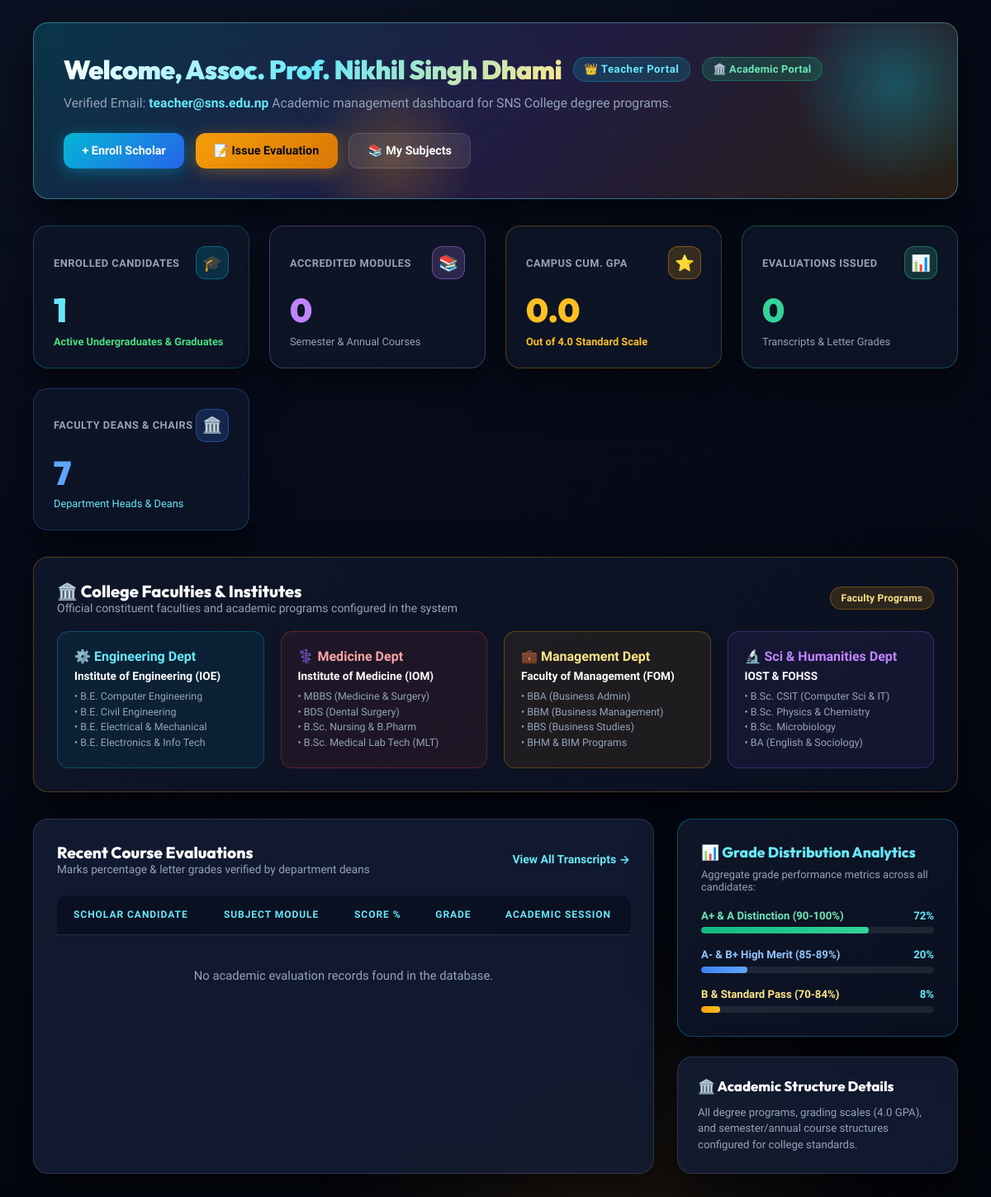
The page /dashboard (signed in, lower part) on the database as committed earlier.
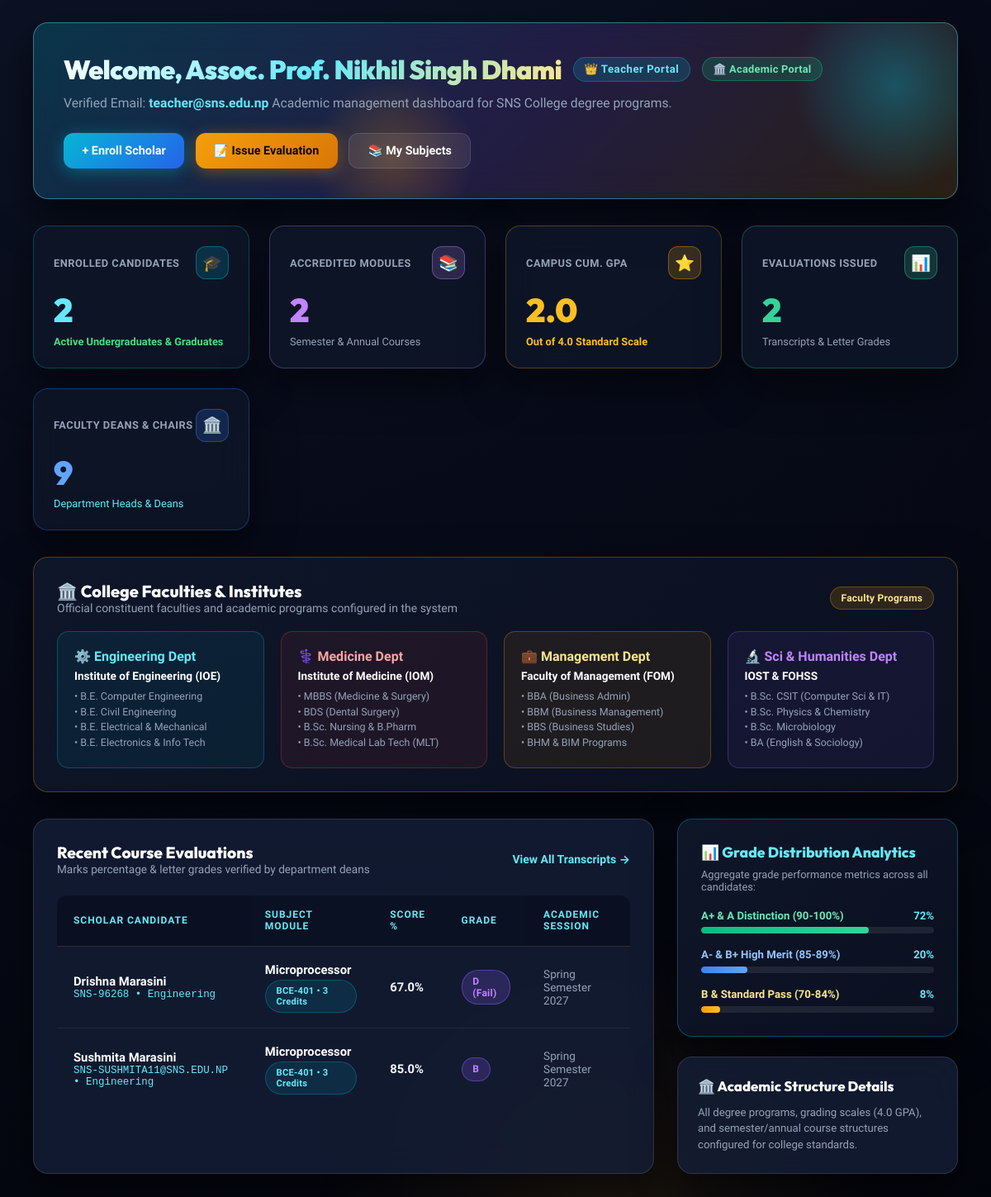
The same page on the database as committed later.
### models.py (models this page shows)
class Grade(db.Model):
    __tablename__ = 'grades'
    id = db.Column(db.Integer, primary_key=True)
    student_id = db.Column(db.Integer, db.ForeignKey('students.id'), nullable=False)
    subject_id = db.Column(db.Integer, db.ForeignKey('subjects.id'), nullable=False)
    score = db.Column(db.Float, nullable=False)
    letter_grade = db.Column(db.String(2))
    term = db.Column(db.String(20), default='Fall 2026')
    created_at = db.Column(db.DateTime, default=datetime.utcnow)
    @staticmethod
    def calculate_letter_grade(score):
        if score >= 97: return 'A+', 4.0
        elif score >= 93: return 'A', 4.0
        elif score >= 90: return 'A-', 3.7
        elif score >= 87: return 'B+', 3.3
        elif score >= 83: return 'B', 3.0
        elif score >= 80: return 'B-', 2.7
        elif score >= 77: return 'C+', 2.3
        elif score >= 73: return 'C', 2.0
        elif score >= 70: return 'C-', 1.7
        elif score >= 60: return 'D', 1.0
        else: return 'F', 0.0
    @property
    def display_letter_grade(self):
        if self.letter_grade == 'D':
            return 'D (Fail)'
        return self.letter_grade
    @property
    def gpa_points(self):
        _, points = self.calculate_letter_grade(self.score)
        return points

class Student(db.Model):
    __tablename__ = 'students'
    id = db.Column(db.Integer, primary_key=True)
    student_code = db.Column(db.String(20), unique=True, nullable=False)
    first_name = db.Column(db.String(50), nullable=False)
    last_name = db.Column(db.String(50), nullable=False)
    email = db.Column(db.String(100), unique=True, nullable=False)
    grade_level = db.Column(db.String(50), nullable=False)
    department = db.Column(db.String(80), default='Engineering')
    faculty = db.Column(db.String(80), default='General')
    academic_period = db.Column(db.String(40), default='Semester 1')
    status = db.Column(db.String(20), default='Undergraduated')
    created_at = db.Column(db.DateTime, default=datetime.utcnow)
    grades = db.relationship('Grade', backref='student', lazy=True, cascade='all, delete-orphan')
    @property
    def full_name(self):
        return f"{self.first_name} {self.last_name}"
    @property
    def gpa(self):
        if not self.grades:
            return 0.0
        total_points = sum(g.gpa_points for g in self.grades)
        return round(total_points / len(self.grades), 2)

class Subject(db.Model):
    __tablename__ = 'subjects'
    id = db.Column(db.Integer, primary_key=True)
    code = db.Column(db.String(20), unique=True, nullable=False)
    name = db.Column(db.String(100), nullable=False)
    department = db.Column(db.String(80), default='Engineering')
    academic_period = db.Column(db.String(40), default='Semester 1')
    faculty = db.Column(db.String(80), default='General')
    level = db.Column(db.String(20), default='Bachelor')
    credits = db.Column(db.Integer, default=3)
    assigned_teacher_id = db.Column(db.Integer, db.ForeignKey('users.id'), nullable=True)
    grades = db.relationship('Grade', backref='subject', lazy=True)
    assigned_teacher = db.relationship('User', backref='assigned_subjects', foreign_keys=[assigned_teacher_id])

### app.py (the view, shortened to what this page needs)
@app.route('/dashboard')
@login_required
def dashboard():
    dept_registrations = []
    if g.user.role == 'Department':
        dept = g.user.department
        students = Student.query.filter_by(department=dept).all()
        total_students = len(students)
        total_subjects = Subject.query.filter_by(department=dept).count()
        total_grades = Grade.query.join(Student).filter(Student.department == dept).count()
        total_users = User.query.filter_by(department=dept).count()
        avg_gpa = round(sum(s.gpa for s in students) / max(len(students), 1), 2)
        recent_grades = Grade.query.join(Student).filter(Student.department == dept).order_by(Grade.created_at.desc()).limit(5).all()
        dept_registrations = Student.query.filter_by(department=dept).order_by(Student.created_at.desc()).limit(5).all()
        student_profile = None
        student_grade_count = 0
    else:
        total_students = Student.query.count()
        total_subjects = Subject.query.count()
        total_grades = Grade.query.count()
        total_users = User.query.count()
        students = Student.query.all()
        avg_gpa = round(sum(s.gpa for s in students) / max(len(students), 1), 2)
        recent_grades = Grade.query.order_by(Grade.created_at.desc()).limit(5).all()
        student_profile = None
        student_grade_count = 0
    return render_template(
        'dashboard.html',
        total_students=total_students,
        total_subjects=total_subjects,
        total_grades=total_grades,
        total_users=total_users,
        avg_gpa=avg_gpa,
        recent_grades=recent_grades,
        dept_registrations=dept_registrations,
        student_profile=student_profile,
        student_grade_count=student_grade_count
    )

### app.py (called while the page is built)
@app.before_request
def load_logged_in_user():
    user_id = session.get('user_id')
    if user_id is None:
        g.user = None
    else:
        g.user = User.query.get(user_id)

@app.context_processor
def inject_user():
    return dict(current_user=getattr(g, 'user', None), can_manage_grade=user_can_manage_grade, csrf_token=generate_csrf)

def login_required(f):
    @wraps(f)
    def decorated_function(*args, **kwargs):
        if g.user is None:
            flash('Please log in to access this page.', 'warning')
            return redirect(url_for('login', next=request.url))
        return f(*args, **kwargs)
    return decorated_function

### templates/dashboard.html (shortened to what the changed rows need)
{% extends 'base.html' %}
{% block content %}
<div class="card"
    style="background: linear-gradient(135deg, rgba(6, 182, 212, 0.22), rgba(139, 92, 246, 0.18), rgba(245, 158, 11, 0.15)); border: 1px solid rgba(103, 232, 249, 0.4); padding: 2.25rem; margin-bottom: 2rem; position: relative; overflow: hidden; box-shadow: 0 20px 50px rgba(0, 0, 0, 0.6);">
    <div
        style="display: flex; justify-content: space-between; align-items: center; flex-wrap: wrap; gap: 1.5rem; position: relative; z-index: 2;">
        <div>
            <div style="display: flex; align-items: center; gap: 0.85rem; margin-bottom: 0.5rem; flex-wrap: wrap;">
                <h1 class="page-title"
                    style="margin-bottom: 0; font-size: 2rem; font-weight: 900; background: linear-gradient(135deg, #ffffff 0%, #67e8f9 50%, #fde68a 100%); background-clip: text; -webkit-background-clip: text; -webkit-text-fill-color: transparent;">
                    Welcome, {{ current_user.full_name }}
                </h1>
            </div>
        </div>
    </div>
</div>
<div
    style="display: grid; grid-template-columns: repeat(auto-fit, minmax(210px, 1fr)); gap: 1.5rem; margin-bottom: 2rem;">
    <div class="card card-hover"
        style="margin: 0; padding: 1.5rem; border: 1px solid rgba(6, 182, 212, 0.3); background: rgba(15, 23, 42, 0.75);">
        <div style="display: flex; justify-content: space-between; align-items: center;">
            <span
                style="color: var(--text-muted); font-size: 0.8rem; font-weight: 800; text-transform: uppercase; letter-spacing: 0.5px;">Enrolled
                Candidates</span>
            <div
                style="width: 40px; height: 40px; border-radius: 12px; background: rgba(6, 182, 212, 0.18); border: 1px solid rgba(6, 182, 212, 0.4); display: flex; align-items: center; justify-content: center; color: var(--accent-cyan-light); font-size: 1.2rem;">
            </div>
        </div>
        <div
            style="font-size: 2.5rem; font-weight: 900; margin-top: 0.75rem; color: var(--accent-cyan-light); font-family: 'Outfit', sans-serif;">
            {{ total_students }}</div>
        <div style="font-size: 0.8rem; color: #4ade80; margin-top: 0.35rem; font-weight: 600;">Active Undergraduates &
            Graduates</div>
    </div>
    <div class="card card-hover"
        style="margin: 0; padding: 1.5rem; border: 1px solid rgba(192, 132, 252, 0.3); background: rgba(15, 23, 42, 0.75);">
        <div style="display: flex; justify-content: space-between; align-items: center;">
            <span
                style="color: var(--text-muted); font-size: 0.8rem; font-weight: 800; text-transform: uppercase; letter-spacing: 0.5px;">Accredited
                Modules</span>
            <div
                style="width: 40px; height: 40px; border-radius: 12px; background: rgba(192, 132, 252, 0.18); border: 1px solid rgba(192, 132, 252, 0.4); display: flex; align-items: center; justify-content: center; color: #c084fc; font-size: 1.2rem;">
            </div>
        </div>
        <div
            style="font-size: 2.5rem; font-weight: 900; margin-top: 0.75rem; color: #c084fc; font-family: 'Outfit', sans-serif;">
            {{ total_subjects }}</div>
        <div style="font-size: 0.8rem; color: var(--text-muted); margin-top: 0.35rem;">Semester & Annual Courses</div>
    </div>
    <div class="card card-hover"
        style="margin: 0; padding: 1.5rem; border: 1px solid rgba(245, 158, 11, 0.3); background: rgba(15, 23, 42, 0.75);">
        <div style="display: flex; justify-content: space-between; align-items: center;">
            <span
                style="color: var(--text-muted); font-size: 0.8rem; font-weight: 800; text-transform: uppercase; letter-spacing: 0.5px;">Campus
                Cum. GPA</span>
            <div
                style="width: 40px; height: 40px; border-radius: 12px; background: rgba(245, 158, 11, 0.18); border: 1px solid rgba(245, 158, 11, 0.4); display: flex; align-items: center; justify-content: center; color: var(--accent-gold); font-size: 1.2rem;">
            </div>
        </div>
        <div
            style="font-size: 2.5rem; font-weight: 900; margin-top: 0.75rem; color: var(--accent-gold-light); font-family: 'Outfit', sans-serif;">
            {{ avg_gpa }}</div>
        <div style="font-size: 0.8rem; color: #fbbf24; margin-top: 0.35rem; font-weight: 600;">Out of 4.0 Standard Scale
        </div>
    </div>
    <div class="card card-hover"
        style="margin: 0; padding: 1.5rem; border: 1px solid rgba(52, 211, 153, 0.3); background: rgba(15, 23, 42, 0.75);">
        <div style="display: flex; justify-content: space-between; align-items: center;">
            <span
                style="color: var(--text-muted); font-size: 0.8rem; font-weight: 800; text-transform: uppercase; letter-spacing: 0.5px;">Evaluations
                Issued</span>
            <div
                style="width: 40px; height: 40px; border-radius: 12px; background: rgba(52, 211, 153, 0.18); border: 1px solid rgba(52, 211, 153, 0.4); display: flex; align-items: center; justify-content: center; color: #34d399; font-size: 1.2rem;">
            </div>
        </div>
        <div
            style="font-size: 2.5rem; font-weight: 900; margin-top: 0.75rem; color: #34d399; font-family: 'Outfit', sans-serif;">
            {{ total_grades }}</div>
        <div style="font-size: 0.8rem; color: var(--text-muted); margin-top: 0.35rem;">Transcripts & Letter Grades</div>
    </div>
    <div class="card card-hover"
        style="margin: 0; padding: 1.5rem; border: 1px solid rgba(59, 130, 246, 0.3); background: rgba(15, 23, 42, 0.75);">
        <div style="display: flex; justify-content: space-between; align-items: center;">
            <span
                style="color: var(--text-muted); font-size: 0.8rem; font-weight: 800; text-transform: uppercase; letter-spacing: 0.5px;">Faculty
                Deans & Chairs</span>
            <div
                style="width: 40px; height: 40px; border-radius: 12px; background: rgba(59, 130, 246, 0.18); border: 1px solid rgba(59, 130, 246, 0.4); display: flex; align-items: center; justify-content: center; color: #60a5fa; font-size: 1.2rem;">
            </div>
        </div>
        <div
            style="font-size: 2.5rem; font-weight: 900; margin-top: 0.75rem; color: #60a5fa; font-family: 'Outfit', sans-serif;">
            {{ total_users }}</div>
        <div style="font-size: 0.8rem; color: var(--accent-cyan-light); margin-top: 0.35rem;">Department Heads & Deans
        </div>
    </div>
</div>
<div style="display: grid; grid-template-columns: 1fr 340px; gap: 1.75rem; margin-bottom: 2rem;">
    <div class="card" style="margin: 0; padding: 1.75rem;">
        <div class="table-responsive">
            <table class="data-table">
                <thead>
                    <tr>
                        <th>Scholar Candidate</th>
                        <th>Subject Module</th>
                        <th>Score %</th>
                        <th>Grade</th>
                        <th>Academic Session</th>
                    </tr>
                </thead>
                <tbody>
                    {% for grade in recent_grades %}
                    <tr>
                        <td>
                            <div style="font-weight: 700; color: #ffffff;">{{ grade.student.full_name }}</div>
                            <div style="font-size: 0.78rem; color: var(--accent-cyan-light); font-family: monospace;">
                                {{ grade.student.student_code }} • {{ grade.student.department }}
                            </div>
                        </td>
                        <td>
                            <div style="font-weight: 600; color: #ffffff;">{{ grade.subject.name }}</div>
                            <span class="badge"
                                style="background: rgba(6, 182, 212, 0.12); color: var(--accent-cyan-light); font-size: 0.7rem; margin-top: 0.2rem; border: 1px solid rgba(6, 182, 212, 0.3);">
                                {{ grade.subject.code }} • {{ grade.subject.credits }} Credits
                            </span>
                        </td>
                        <td style="font-weight: 800; color: #f8fafc;">{{ "%.1f"|format(grade.score) }}%</td>
                        <td><span class="badge badge-grade">{{ grade.display_letter_grade }}</span></td>
                        <td style="color: var(--text-muted); font-size: 0.85rem;">{{ grade.term }}</td>
                    </tr>
                    {% else %}
                    <tr>
                        <td colspan="5" style="text-align: center; color: var(--text-muted); padding: 2.5rem;">
                            No academic evaluation records found in the database.
                        </td>
                    </tr>
                    {% endfor %}
                </tbody>
            </table>
        </div>
    </div>
</div>
{% endblock %}

Rows that differ between the two databases and show on the page:
added Grade: student.full_name "Drishna Marasini", student.student_code "SNS-96268", student.department "Engineering", subject.name "Microprocessor", subject.code "BCE-401", subject.credits "3", score "67.0", display_letter_grade "D (Fail)", term "Spring Semester 2027"
added Grade: student.full_name "Sushmita Marasini", student.student_code "SNS-SUSHMITA11@SNS.EDU.NP", student.department "Engineering", subject.name "Microprocessor", subject.code "BCE-401", subject.credits "3", score "85.0", display_letter_grade "B", term "Spring Semester 2027"
Other text that changed with them:
{{ total_students }}: "1" → "2"
{{ total_subjects }}: "0" → "2"
{{ avg_gpa }}: "0.0" → "2.0"
{{ total_grades }}: "0" → "2"
{{ total_users }}: "7" → "9"
text no longer shown: "No academic evaluation records found in the database."
